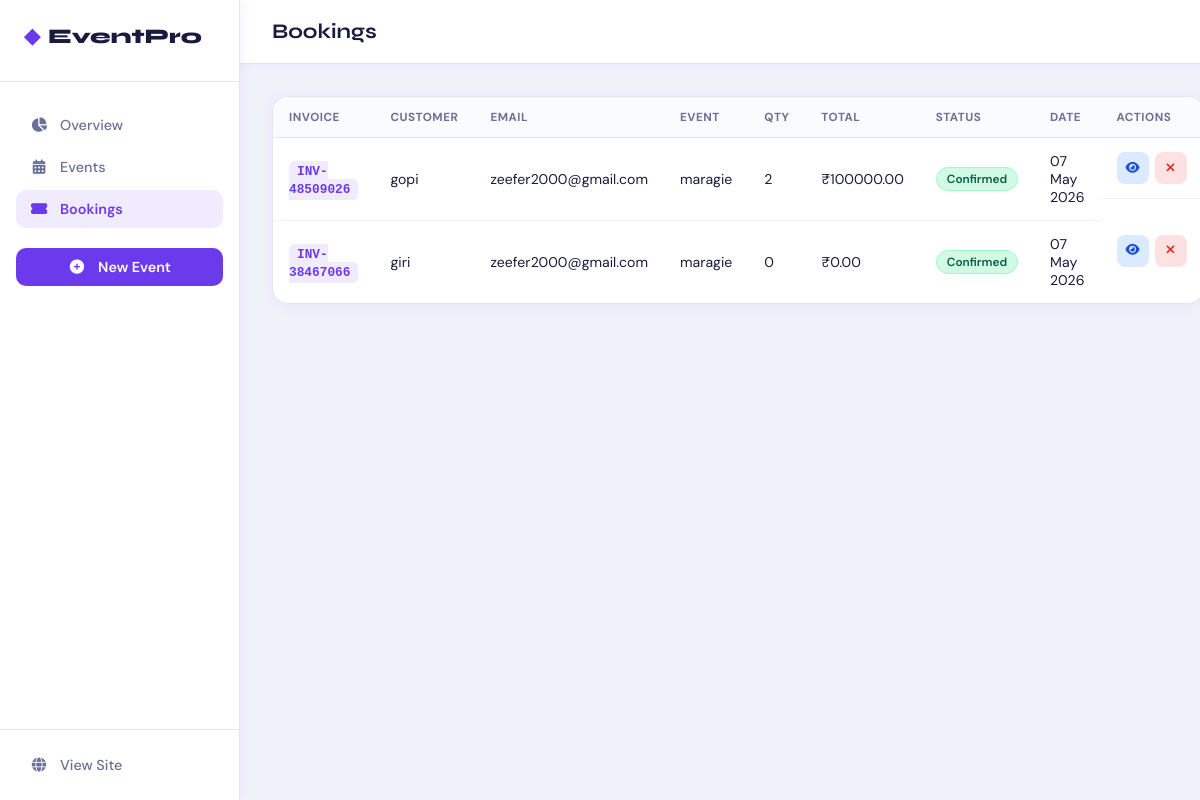
The page /dashboard/bookings/ on the database as committed earlier.
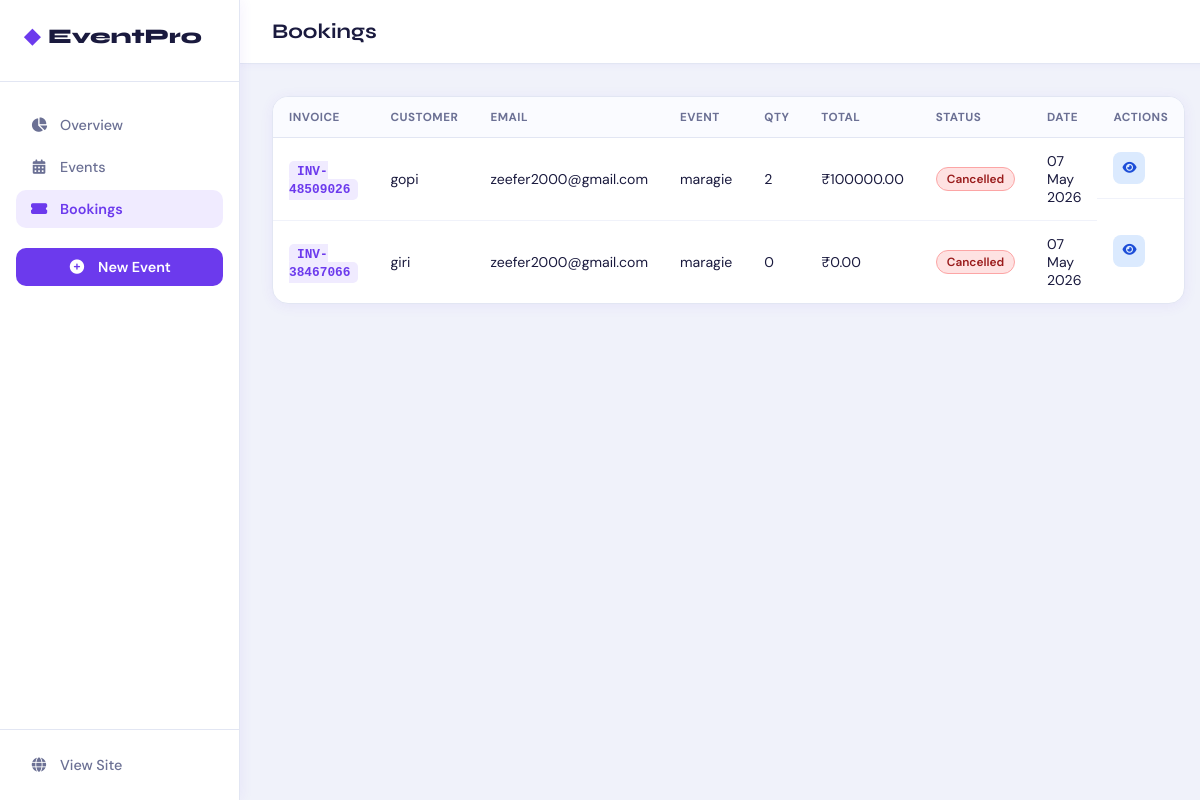
The same page on the database as committed later.
### events/models.py (models this page shows, shortened)
class Booking(models.Model):
    STATUS_CHOICES = [
        ('confirmed', 'Confirmed'),
        ('cancelled', 'Cancelled'),
        ('pending', 'Pending'),
    ]
    event = models.ForeignKey(Event, on_delete=models.CASCADE, related_name='bookings')
    customer_name = models.CharField(max_length=200)
    customer_email = models.EmailField()
    customer_address = models.TextField()
    booking_date = models.DateField()
    quantity = models.PositiveIntegerField(default=1)
    total_price = models.DecimalField(max_digits=10, decimal_places=2)
    status = models.CharField(max_length=20, choices=STATUS_CHOICES, default='confirmed')
    invoice_number = models.CharField(max_length=50, unique=True, blank=True)
    created_at = models.DateTimeField(auto_now_add=True)

class Event(models.Model):
    CATEGORY_CHOICES = [
        ('conference', 'Conference'),
        ('workshop', 'Workshop'),
        ('concert', 'Concert'),
        ('sports', 'Sports'),
        ('exhibition', 'Exhibition'),
        ('seminar', 'Seminar'),
        ('other', 'Other'),
    ]
    title = models.CharField(max_length=200)
    description = models.TextField()
    photo = models.ImageField(upload_to='events/', blank=True, null=True)
    category = models.CharField(max_length=50, choices=CATEGORY_CHOICES, default='other')
    price = models.DecimalField(max_digits=10, decimal_places=2)
    venue = models.CharField(max_length=300)
    date = models.DateField()
    time = models.TimeField()
    total_seats = models.PositiveIntegerField(default=100)
    available_seats = models.PositiveIntegerField(default=100)
    is_active = models.BooleanField(default=True)
    created_at = models.DateTimeField(auto_now_add=True)
    updated_at = models.DateTimeField(auto_now=True)

### events/views.py (the view)
# urls.py: path('dashboard/bookings/', views.booking_list_dashboard, name='dashboard_bookings'),
def booking_list_dashboard(request):
    bookings = Booking.objects.select_related('event').order_by('-created_at')
    return render(request, 'dashboard/booking_list.html', {'bookings': bookings})

### events/templates/dashboard/booking_list.html (shortened to what this page needs)
{% extends 'dashboard/base_dashboard.html' %}
{% block active_bookings %}active{% endblock %}
{% block page_title %}Bookings{% endblock %}
{% block content %}
<div class="table-card">
  <table class="dash-table">
    <thead>
      <tr><th>Invoice</th><th>Customer</th><th>Email</th><th>Event</th><th>Qty</th><th>Total</th><th>Status</th><th>Date</th><th>Actions</th></tr>
    </thead>
    <tbody>
      {% for b in bookings %}
      <tr>
        <td><code>{{ b.invoice_number }}</code></td>
        <td>{{ b.customer_name }}</td>
        <td>{{ b.customer_email }}</td>
        <td>{{ b.event.title|truncatechars:22 }}</td>
        <td>{{ b.quantity }}</td>
        <td>₹{{ b.total_price }}</td>
        <td><span class="badge badge-{{ b.status }}">{{ b.status|title }}</span></td>
        <td>{{ b.created_at|date:"d M Y" }}</td>
        <td class="actions">
          <a href="{% url 'booking_detail' b.pk %}" class="act-btn edit"><i class="fas fa-eye"></i></a>
          {% if b.status == 'confirmed' %}
          <a href="{% url 'booking_cancel' b.pk %}" class="act-btn del"><i class="fas fa-times"></i></a>
          {% endif %}
        </td>
      </tr>
      {% empty %}
      <tr><td colspan="9" class="empty-row">No bookings yet.</td></tr>
      {% endfor %}
    </tbody>
  </table>
</div>
{% endblock %}

Rows that differ between the two databases and show on the page:
changed Booking "gopi": status "Confirmed" → "Cancelled"
changed Booking "giri": status "Confirmed" → "Cancelled"
